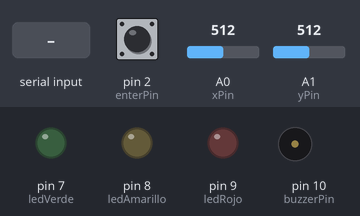
A sketch run on a simulated Arduino Uno, built with avr-gcc and run on an emulated ATmega328P. On the bench: output pins drawn as LEDs (lit = HIGH), buzzer (waves = sounding). The test bench sets the inputs (shaded band); at power-on: pin 2 (enterPin) HIGH, A0 (xPin) = 512, A1 (yPin) = 512. What the sketch prints to the serial monitor is not drawn.

Above: at 1.7 s.
1.8 s: "A" received over Serial
At 3.1 s:
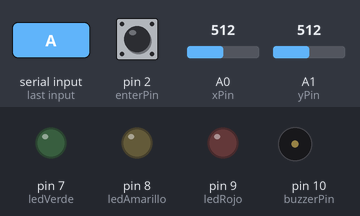
4.8 s: "C" received over Serial
At 4.95 s:
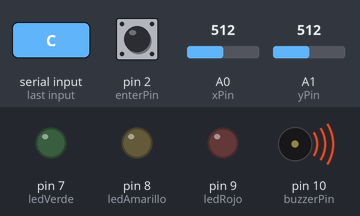
6.5 s: "V" received over Serial
At 8.5 s:
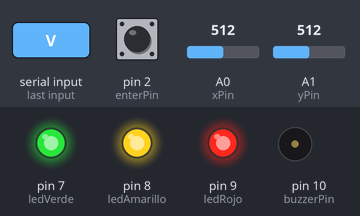
Timing chart, 0 to 10.2 s (numbered marks = the images above; inputs shaded):
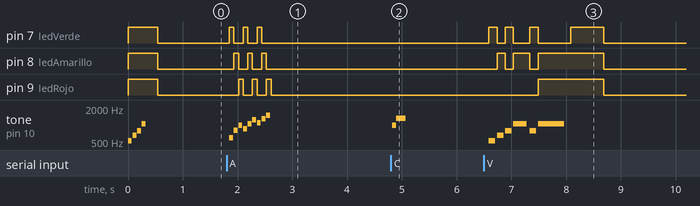

The sketch:

masmorras.ino
```cpp
// Definición de Pines
const int xPin = A0;
const int yPin = A1;
const int enterPin = 2;

const int ledVerde = 7;
const int ledAmarillo = 8;
const int ledRojo = 9;
const int buzzerPin = 10;

// Variables de lectura
int xVal;
int yVal;
int statusButton;

void setup() {
  Serial.begin(9600);

  pinMode(xPin, INPUT);
  pinMode(yPin, INPUT);
  pinMode(enterPin, INPUT_PULLUP);

  pinMode(ledVerde, OUTPUT);
  pinMode(ledAmarillo, OUTPUT);
  pinMode(ledRojo, OUTPUT);
  pinMode(buzzerPin, OUTPUT);

  // Secuencia de inicio: arpegio de encendido
  digitalWrite(ledVerde, HIGH);
  digitalWrite(ledAmarillo, HIGH);
  digitalWrite(ledRojo, HIGH);

  int introNotas[] = {523, 659, 784, 1047};
  for (int i = 0; i < 4; i++) {
    tone(buzzerPin, introNotas[i], 70);
    delay(85);
  }
  delay(200);
  clearEffects();
}

void loop() {
  // 1. Leer estado del Joystick y enviarlo a Python
  xVal = analogRead(xPin);
  yVal = analogRead(yPin);
  statusButton = digitalRead(enterPin);

  Serial.println(String(xVal) + ";" + String(yVal));

  // 2. Leer comandos enviados por Python
  if (Serial.available() > 0) {
    char comando = Serial.read();
    procesarComando(comando);
  }

  delay(100);
}

void procesarComando(char comando) {
  switch (comando) {
    case 'A': // Secuencia de inicio estilo arcade ascendente
      for (int i = 0; i < 3; i++) {
        int salto = i * 250; // Sube de tono en cada vuelta
        digitalWrite(ledVerde, HIGH);
        tone(buzzerPin, 600 + salto, 70);
        delay(85);
        digitalWrite(ledVerde, LOW);

        digitalWrite(ledAmarillo, HIGH);
        tone(buzzerPin, 800 + salto, 70);
        delay(85);
        digitalWrite(ledAmarillo, LOW);

        digitalWrite(ledRojo, HIGH);
        tone(buzzerPin, 1000 + salto, 70);
        delay(85);
        digitalWrite(ledRojo, LOW);
      }
      noTone(buzzerPin);
      break;

    case 'G': // LED Verde + Sonido clásico de Moneda / Éxito
      clearEffects();
      digitalWrite(ledVerde, HIGH);
      efectoMoneda();
      digitalWrite(ledVerde, LOW);
      break;

    case 'Y': // LED Amarillo + Sonido de Llave / Puerta (Arpegio rápido)
      clearEffects();
      digitalWrite(ledAmarillo, HIGH);
      tone(buzzerPin, 587, 60);  // Re
      delay(70);
      tone(buzzerPin, 880, 60);  // La
      delay(70);
      tone(buzzerPin, 1175, 120); // Re agudo
      delay(130);
      digitalWrite(ledAmarillo, LOW);
      break;

    case 'R': // LED Rojo + Sonido de Daño / Trampa (Caída de frecuencia)
      clearEffects();
      digitalWrite(ledRojo, HIGH);
      efectoDano();
      digitalWrite(ledRojo, LOW);
      break;

    case 'O': // Apagar todo
      clearEffects();
      break;

    case 'C': // Sonido corto de moneda (sin luces)
      efectoMoneda();
      break;

    case 'D': // Sonido de daño (sin luces)
      efectoDano();
      break;

    case 'V': // Melodía de victoria
      victoria();
      break;

    case 'L': // Melodía de derrota
      derrota();
      break;

    default:
      break;
  }
}

// --- EFECTOS DE SONIDO RETRO ---

void efectoMoneda() {
  // Salto clásico de Si (B5) a Mi (E6)
  tone(buzzerPin, 988, 65);
  delay(70);
  tone(buzzerPin, 1319, 180);
  delay(185);
  noTone(buzzerPin);
}

void efectoDano() {
  // Barrido descendente rápido tipo explosión o golpe
  for (int freq = 480; freq >= 110; freq -= 35) {
    tone(buzzerPin, freq, 15);
    delay(15);
  }
  noTone(buzzerPin);
}

void clearEffects() {
  digitalWrite(ledVerde, LOW);
  digitalWrite(ledAmarillo, LOW);
  digitalWrite(ledRojo, LOW);
  noTone(buzzerPin);
}

void victoria() {
  clearEffects();

  // Fanfarria triunfal de 6 notas con pausas marcadas
  int notas[] = {523, 659, 784, 1047, 784, 1047};
  int duraciones[] = {120, 120, 120, 240, 120, 480};

  for (int i = 0; i < 6; i++) {
    digitalWrite(ledVerde, (i % 2 == 0) ? HIGH : LOW);
    digitalWrite(ledAmarillo, (i % 2 != 0) ? HIGH : LOW);
    digitalWrite(ledRojo, (i == 5) ? HIGH : LOW);

    tone(buzzerPin, notas[i], duraciones[i]);
    delay(duraciones[i] * 1.25); // El 25% extra separa las notas
  }

  noTone(buzzerPin);
  digitalWrite(ledVerde, HIGH);
  digitalWrite(ledAmarillo, HIGH);
  digitalWrite(ledRojo, HIGH);
  delay(600);
  clearEffects();
}

void derrota() {
  clearEffects();

  // Descenso dramático estilo "Game Over"
  int notas[] = {392, 370, 349, 330};
  int duraciones[] = {220, 220, 220, 600};

  for (int i = 0; i < 4; i++) {
    digitalWrite(ledRojo, HIGH);
    tone(buzzerPin, notas[i], duraciones[i]);
    delay(duraciones[i]);
    digitalWrite(ledRojo, LOW);
    delay(65); // Pausa breve entre notas
  }

  noTone(buzzerPin);
  clearEffects();
}
```

Measured:
- after the input at 1.8 s, pin 7 (ledVerde): alternates HIGH for 0.09 s and LOW for 0.17 s, 6 changes in all, then stays LOW, starting after 0.05 s; pin 8 (ledAmarillo): alternates HIGH for 0.09 s and LOW for 0.17 s, 6 changes in all, then stays LOW, starting after 0.13 s
- after the input at 4.8 s, tone on pin 10 (buzzerPin): silent → 988 Hz at once, → 1319 Hz 0.07 s later, → silent 0.18 s later
- after the input at 6.5 s, pin 7 (ledVerde): LOW → HIGH after 0.09 s, → LOW 0.15 s later, → HIGH 0.15 s later, → LOW 0.15 s later, … (8 changes in this stretch); pin 8 (ledAmarillo): goes HIGH 0.15 s, LOW 0.15 s, HIGH 0.30 s, LOW 0.15 s, HIGH 1.2 s, then LOW, starting after 0.24 s
